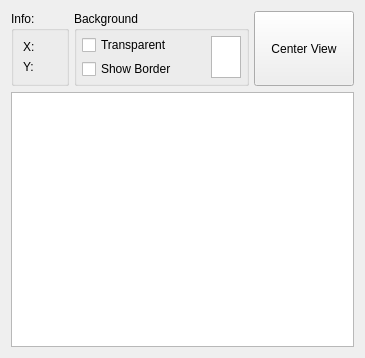
<?xml version="1.0" encoding="UTF-8"?>
<ui version="4.0">
 <class>sprite_editor</class>
 <widget class="QWidget" name="sprite_editor">
  <property name="geometry">
   <rect>
    <x>0</x>
    <y>0</y>
    <width>365</width>
    <height>358</height>
   </rect>
  </property>
  <property name="windowTitle">
   <string>Form</string>
  </property>
  <layout class="QVBoxLayout" name="verticalLayout_3">
   <item>
    <layout class="QHBoxLayout" name="functional_layout" stretch="0,0,0">
     <property name="spacing">
      <number>5</number>
     </property>
     <property name="sizeConstraint">
      <enum>QLayout::SetMaximumSize</enum>
     </property>
     <item>
      <widget class="QGroupBox" name="groupBox">
       <property name="sizePolicy">
        <sizepolicy hsizetype="Preferred" vsizetype="Preferred">
         <horstretch>0</horstretch>
         <verstretch>0</verstretch>
        </sizepolicy>
       </property>
       <property name="minimumSize">
        <size>
         <width>50</width>
         <height>75</height>
        </size>
       </property>
       <property name="maximumSize">
        <size>
         <width>100</width>
         <height>75</height>
        </size>
       </property>
       <property name="title">
        <string>Info:</string>
       </property>
       <layout class="QVBoxLayout" name="verticalLayout_2">
        <item>
         <widget class="QLabel" name="info_x_lbl">
          <property name="text">
           <string>X:</string>
          </property>
         </widget>
        </item>
        <item>
         <widget class="QLabel" name="indo_y_lbl">
          <property name="text">
           <string>Y:</string>
          </property>
         </widget>
        </item>
       </layout>
      </widget>
     </item>
     <item>
      <widget class="QGroupBox" name="bcg_group">
       <property name="sizePolicy">
        <sizepolicy hsizetype="MinimumExpanding" vsizetype="Fixed">
         <horstretch>0</horstretch>
         <verstretch>0</verstretch>
        </sizepolicy>
       </property>
       <property name="minimumSize">
        <size>
         <width>175</width>
         <height>75</height>
        </size>
       </property>
       <property name="maximumSize">
        <size>
         <width>175</width>
         <height>75</height>
        </size>
       </property>
       <property name="title">
        <string>Background</string>
       </property>
       <property name="checkable">
        <bool>false</bool>
       </property>
       <layout class="QHBoxLayout" name="horizontalLayout">
        <property name="leftMargin">
         <number>5</number>
        </property>
        <property name="topMargin">
         <number>5</number>
        </property>
        <property name="rightMargin">
         <number>5</number>
        </property>
        <property name="bottomMargin">
         <number>5</number>
        </property>
        <item>
         <layout class="QVBoxLayout" name="verticalLayout">
          <item>
           <widget class="QCheckBox" name="tranparent_chkbox">
            <property name="text">
             <string>Transparent</string>
            </property>
           </widget>
          </item>
          <item>
           <widget class="QCheckBox" name="show_border_chkbox">
            <property name="text">
             <string>Show Border</string>
            </property>
           </widget>
          </item>
         </layout>
        </item>
        <item>
         <widget class="QGraphicsView" name="graphicsView_2">
          <property name="maximumSize">
           <size>
            <width>30</width>
            <height>50</height>
           </size>
          </property>
         </widget>
        </item>
       </layout>
      </widget>
     </item>
     <item>
      <widget class="QPushButton" name="pushButton">
       <property name="sizePolicy">
        <sizepolicy hsizetype="Minimum" vsizetype="Fixed">
         <horstretch>0</horstretch>
         <verstretch>0</verstretch>
        </sizepolicy>
       </property>
       <property name="minimumSize">
        <size>
         <width>100</width>
         <height>50</height>
        </size>
       </property>
       <property name="maximumSize">
        <size>
         <width>100</width>
         <height>100</height>
        </size>
       </property>
       <property name="text">
        <string>Center View</string>
       </property>
      </widget>
     </item>
    </layout>
   </item>
   <item>
    <widget class="QGraphicsView" name="graphic_view">
     <property name="mouseTracking">
      <bool>true</bool>
     </property>
     <property name="styleSheet">
      <string notr="true"/>
     </property>
    </widget>
   </item>
  </layout>
 </widget>
 <resources/>
 <connections/>
</ui>
